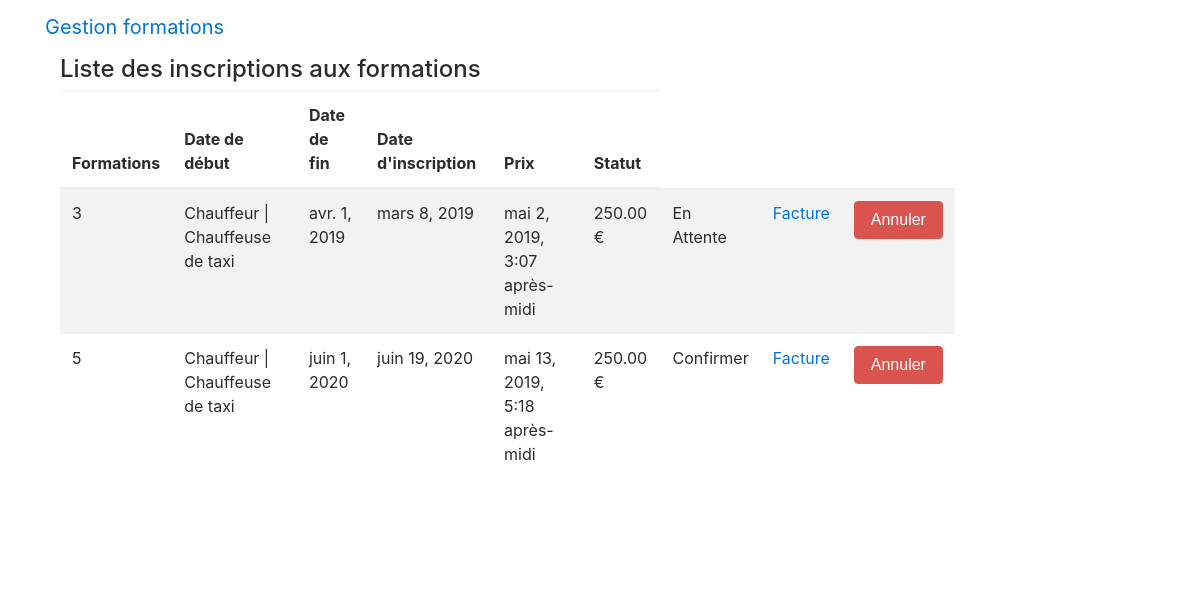
/training/my_training/ (signed in), run on an earlier commit of the app's database.
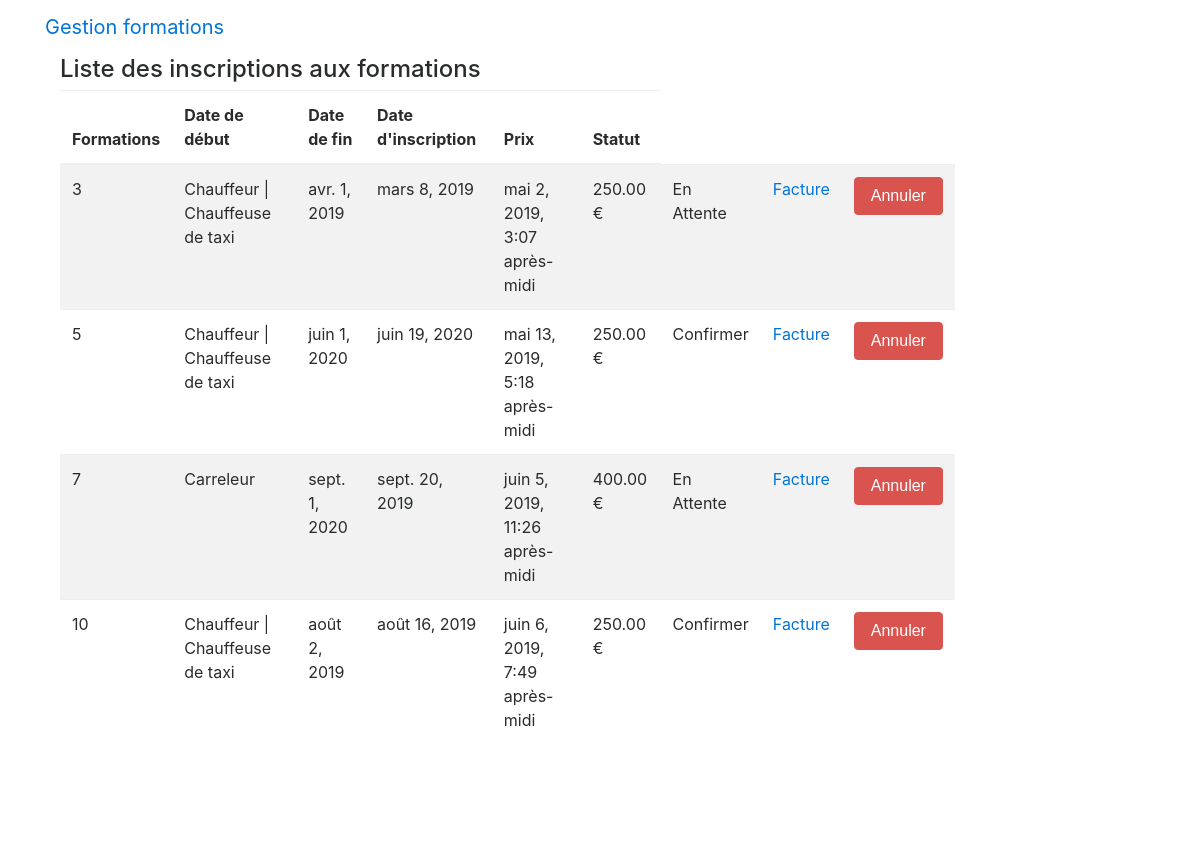
And on a later commit of the database.
### booking/models.py (models this page shows, shortened)
class RegistrationSession(models.Model):
    session=models.ForeignKey(Session,verbose_name='Session',on_delete=models.CASCADE)
    student=models.ForeignKey(Profile,verbose_name='Etudiant',on_delete=models.CASCADE,limit_choices_to={'user_type': 1})
    date_of_registration=models.DateTimeField(verbose_name="Date d' inscription",auto_now=True,null=True)
    STATUS = (
            (1, 'En Attente'),
            (2, 'Confirmer'),
            (3, 'Annuler'),
        )
    status = models.PositiveSmallIntegerField(verbose_name='Statut',choices=STATUS,default=1)
    class Meta:
        verbose_name="Inscription à une session"
        verbose_name_plural='Inscription aux sessions'
    """
    Méthode qui permet de savoir le nombre de place déja réservée pour une session determinée.
    """
    """
    Méthode qui permet de voir le nombre de place disponible
    pour une session de formation transmise en paramètre.

    """

### training/models.py (models this page shows, shortened)
class Session(models.Model):
    date_of_begin=models.DateField(verbose_name='Date de début',null=True)
    date_of_finish=models.DateField(verbose_name='Date de fin',null=True)
    seats_max=models.IntegerField(verbose_name='Nombre de places',null=True)
    training = models.ForeignKey(Training, on_delete=models.CASCADE)
    teacher = models.ForeignKey(Profile, on_delete=models.CASCADE, verbose_name='Formateur',
                                limit_choices_to={'user_type': 2},default=2)
    full=models.BooleanField(verbose_name='Complet',default=False)
    class Meta:
        verbose_name='Session'
        verbose_name_plural = 'Sessions'

class Training(models.Model):
    name=models.CharField(verbose_name='Nom de la formation', max_length=150)
    description=models.TextField(verbose_name='Description')
    price=models.DecimalField(verbose_name='Prix',max_digits=6,decimal_places=2)
    category=models.ForeignKey(Category,on_delete=models.CASCADE, verbose_name='Catégorie')
    number_hours=models.IntegerField(verbose_name='Nombre d''heures')
    image_training = models.ImageField(verbose_name='Image Formation',upload_to='training', blank=True)
    image_thumbnail = ImageSpecField(source='image_training',
                                      processors=[ResizeToFill(700, 400)],
                                      format='JPEG',
                                      options={'quality': 99})
    image_detail_thumbnail = ImageSpecField(source='image_training',
                                     processors=[ResizeToFill(900, 400)],
                                     format='JPEG',
                                     options={'quality': 99})
    class Meta:
        verbose_name='Formation'
        verbose_name_plural = 'Formations'

### training/views.py (the view)
# urls.py: path('my_training/',views.my_training,name='my_training'),
def my_training(request):
    current_user=request.user.profile
    booking_user=RegistrationSession.objects.filter(student=current_user).exclude(status=3)
    return render(request,'training/my_training.html',{'booking_user':booking_user})

### training/templates/training/my_training.html (shortened to what this page needs)
{% extends 'index.html' %}
{% load crispy_forms_tags %}
{% block content %}
<div class="container">
    <div class="row">
        <div class="col-sm-10">
            <h4>Liste des inscriptions aux formations</h4>
            {% if not booking_user %}
                <p>Vous n'avez pas d'inscription ! </p>
            {% else %}
                <table class="table table-striped">
                      <thead>
                        <tr>
                          <th scope="col">Formations</th>
                          <th scope="col">Date de début</th>
                          <th scope="col">Date de fin</th>
                          <th scope="col">Date d'inscription</th>
                          <th scope="col">Prix</th>
                          <th scope="col">Statut</th>
                        </tr>
                      </thead>
                      <tbody>
                            {% for booking in booking_user  %}
                                <tr>
                                    <form class="update_status" method="POST" action="{% url 'training:update_registration' id_registration=booking.pk %}">
                                        <td class="hide">{{booking.id}}</td>
                                        <td>{{booking.session.training.name}}</td>
                                        <td>{{booking.session.date_of_begin}}</td>
                                        <td>{{booking.session.date_of_finish}}</td>
                                        <td>{{booking.date_of_registration}}</td>
                                        <td>{{booking.session.training.price}} €</td>
                                        <td>{{booking.get_status_display}}</td>
                                        <td><a href="{% url 'billing:print_invoice' id_session=booking.session.pk %}">Facture</a></td>
                                        <td><input type="submit" class="btn btn-danger" value="Annuler"></td>
                                    </form>
                                </tr>
                            {% endfor%}
                      </tbody>
                </table>
            {% endif %}
        </div>
    </div>
</div>
{% endblock content %}

### templates/index.html (shortened to what this page needs)
<!DOCTYPE html>
<html lang="fr">
<head>
{% load static %}
  <link href="{% static 'css/bootstrap.min.css' %}" rel="stylesheet">
  <link href="{% static 'css/index.css' %}" rel="stylesheet">
</head>
<body>
  {% include 'nav.html'%}
  <div class="container">
   {% block content %}
   {% endblock content%}
  </div>
  <footer class="py-5 bg-dark">
    <div class="container">
      <p class="m-0 text-center text-white">Copyright &copy; Gestion formations 2019</p>
    </div>
  </footer>
</body>
</html>

### templates/nav.html (shortened to what this page needs)
<nav class="navbar fixed-top navbar-expand-lg navbar-dark bg-dark fixed-top">
  <div class="container">
    <a class="navbar-brand" href="index.html">Gestion formations</a>
    <button class="navbar-toggler navbar-toggler-right" type="button" data-toggle="collapse" data-target="#navbarResponsive" aria-controls="navbarResponsive" aria-expanded="false" aria-label="Toggle navigation">
      <span class="navbar-toggler-icon"></span>
    </button>
  </div>
</nav>

### static/css/index.css (style rules this page uses)
body { padding-top: 56px; }

What changed in the data, as far as the page shows it:
added RegistrationSession: id "7", session.training.name "Carreleur", session.date_of_begin "sept. 1, 2020", session.date_of_finish "sept. 20, 2019", date_of_registration "juin 5, 2019, 11:26 après-midi", session.training.price "400.00", status "En Attente"
added RegistrationSession: id "10", session.training.name "Chauffeur | Chauffeuse de taxi", session.date_of_begin "août 2, 2019", session.date_of_finish "août 16, 2019", date_of_registration "juin 6, 2019, 7:49 après-midi", session.training.price "250.00", status "Confirmer"
